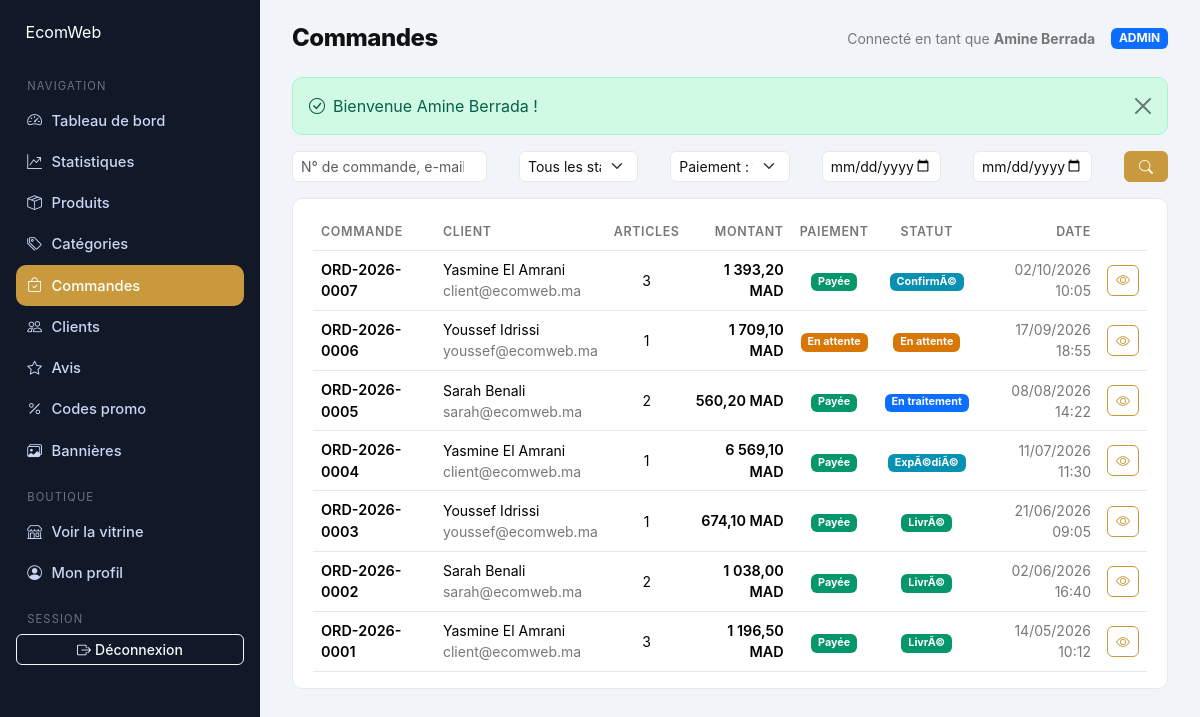
Screenshot of /ecommerce/ecom-projet-fend/ecom_web_platform/admin/commandes (signed in) with the database file from the repository.
### tables this page shows
CREATE TABLE IF NOT EXISTS users (
  id          INT UNSIGNED NOT NULL AUTO_INCREMENT,
  username    VARCHAR(80)  NOT NULL,
  email       VARCHAR(160) NOT NULL,
  password    VARCHAR(255) NOT NULL,
  first_name  VARCHAR(80)  NULL,
  last_name   VARCHAR(80)  NULL,
  phone       VARCHAR(40)  NULL,
  avatar      VARCHAR(255) NULL,
  role        ENUM('CUSTOMER','ADMIN') NOT NULL DEFAULT 'CUSTOMER',
  is_active   TINYINT(1)   NOT NULL DEFAULT 1,
  last_login_at DATETIME   NULL,
  created_at  DATETIME     NOT NULL DEFAULT CURRENT_TIMESTAMP,
  updated_at  DATETIME     NOT NULL DEFAULT CURRENT_TIMESTAMP ON UPDATE CURRENT_TIMESTAMP,
  PRIMARY KEY (id),
  UNIQUE KEY uq_users_email (email),
  KEY idx_users_role (role)
);

CREATE TABLE IF NOT EXISTS orders (
  id                INT UNSIGNED NOT NULL AUTO_INCREMENT,
  order_number      VARCHAR(30)  NOT NULL,
  user_id           INT UNSIGNED NULL,
  customer_email    VARCHAR(160) NULL,
  subtotal          DECIMAL(10,2) NOT NULL DEFAULT 0.00,
  shipping_fee      DECIMAL(10,2) NOT NULL DEFAULT 0.00,
  discount_amount   DECIMAL(10,2) NOT NULL DEFAULT 0.00,
  total             DECIMAL(10,2) NOT NULL DEFAULT 0.00,
  status            ENUM('PENDING','CONFIRMED','PROCESSING','SHIPPED','DELIVERED','CANCELLED','REFUNDED')
                    NOT NULL DEFAULT 'PENDING',
  is_paid           TINYINT(1)   NOT NULL DEFAULT 0,
  payment_method    VARCHAR(40)  NULL,
  tracking_number   VARCHAR(60)  NULL,
  notes             TEXT         NULL,
  ship_full_name    VARCHAR(160) NULL,
  ship_phone        VARCHAR(40)  NULL,
  ship_address      VARCHAR(255) NULL,
  ship_city         VARCHAR(120) NULL,
  ship_state        VARCHAR(120) NULL,
  ship_zip_code     VARCHAR(20)  NULL,
  ship_country      VARCHAR(120) NULL,
  created_at        DATETIME     NOT NULL DEFAULT CURRENT_TIMESTAMP,
  updated_at        DATETIME     NOT NULL DEFAULT CURRENT_TIMESTAMP ON UPDATE CURRENT_TIMESTAMP,
  PRIMARY KEY (id),
  UNIQUE KEY uq_orders_number (order_number),
  KEY idx_orders_user (user_id),
  KEY idx_orders_status (status),
  KEY idx_orders_created (created_at),
  CONSTRAINT fk_orders_user FOREIGN KEY (user_id)
    REFERENCES users (id) ON DELETE SET NULL
);

### app/Views/admin/orders/index.php (the view, shortened to what the rows shown need)
<?php
$paginator = $paginator ?? null;
$orders = $paginator === null ? [] : $paginator->items;
?>
<div class="table-card">
    <?php if ($orders === []): ?>
        <div class="text-center py-5">
            <i class="bi bi-bag fs-1 text-muted-2"></i>
            <p class="mt-3 mb-0 text-muted-2">Aucune commande ne correspond à ces filtres.</p>
        </div>
    <?php else: ?>
        <div class="table-responsive">
            <table class="table table-hover align-middle mb-0">
                <thead>
                    <tr>
                        <th>Commande</th>
                        <th>Client</th>
                        <th>Articles</th>
                        <th class="text-end">Montant</th>
                        <th class="text-center">Paiement</th>
                        <th class="text-center">Statut</th>
                        <th class="text-end">Date</th>
                        <th></th>
                    </tr>
                </thead>
                <tbody>
                <?php foreach ($orders as $order): ?>
                    <tr>
                        <td class="fw-semibold"><?= e($order->order_number) ?></td>
                        <td class="small">
                            <?= e($order->customerName()) ?><br>
                            <span class="text-muted-2"><?= e($order->customer_email) ?></span>
                        </td>
                        <td class="text-center small"><?= count($order->items) ?></td>
                        <td class="text-end fw-semibold"><?= e(money($order->total)) ?></td>
                        <td class="text-center">
                            <span class="badge bg-<?= $order->is_paid ? 'success' : 'warning' ?>">
                                <?= $order->is_paid ? 'Payée' : 'En attente' ?>
                            </span>
                        </td>
                        <td class="text-center">
                            <span class="badge bg-<?= e($order->statusBadge()) ?>"><?= e($order->statusLabel()) ?></span>
                        </td>
                        <td class="text-end small text-muted-2"><?= e(format_date($order->created_at, 'd/m/Y H:i')) ?></td>
                        <td class="text-end">
                            <a class="btn btn-sm btn-outline-primary" href="<?= e(url('/admin/commandes/' . (int) $order->id)) ?>">
                                <i class="bi bi-eye"></i>
                            </a>
                        </td>
                    </tr>
                <?php endforeach; ?>
                </tbody>
            </table>
        </div>
    <?php endif; ?>
</div>

### app/Views/layouts/admin.php (shortened to what the rows shown need)
<?php
$user = $currentUser ?? \App\Core\Auth::user();
?>
<!doctype html>
<html lang="fr">
<head>
    <link href="https://cdn.jsdelivr.net/npm/bootstrap@5.3.3/dist/css/bootstrap.min.css" rel="stylesheet">
    <link href="https://cdn.jsdelivr.net/npm/bootstrap-icons@1.11.3/font/bootstrap-icons.min.css" rel="stylesheet">
    <link href="<?= e(asset('assets/css/style.css')) ?>" rel="stylesheet">
</head>
<body>
<div class="admin-shell">
    <main class="admin-main">
        <header class="admin-header">
            <div>
                <h1><?= e($title ?? 'Back-office') ?></h1>
            </div>
            <div class="d-flex align-items-center gap-3">
                <?php if ($user !== null): ?>
                    <span class="text-muted-2 small">
                        Connecté en tant que <strong><?= e($user->fullName()) ?></strong>
                    </span>
                    <span class="badge bg-primary text-uppercase"><?= e($user->role) ?></span>
                <?php endif; ?>
            </div>
        </header>
        <?= $content ?>
    </main>
</div>
</body>
</html>

### rows the page displays
users: $user->fullName() "Amine Berrada", role "ADMIN"
orders: order_number "ORD-2026-0007", ship_full_name "Yasmine El Amrani", customer_email "client@ecomweb.ma", count($order->items) "3", total "1 393,20 MAD", is_paid "Payée", status "ConfirmÃ©", created_at "02/10/2026 10:05"
orders: order_number "ORD-2026-0006", ship_full_name "Youssef Idrissi", customer_email "youssef@ecomweb.ma", count($order->items) "1", total "1 709,10 MAD", is_paid "En attente", status "En attente", created_at "17/09/2026 18:55"
orders: order_number "ORD-2026-0005", ship_full_name "Sarah Benali", customer_email "sarah@ecomweb.ma", count($order->items) "2", total "560,20 MAD", is_paid "Payée", status "En traitement", created_at "08/08/2026 14:22"
orders: order_number "ORD-2026-0004", ship_full_name "Yasmine El Amrani", customer_email "client@ecomweb.ma", count($order->items) "1", total "6 569,10 MAD", is_paid "Payée", status "ExpÃ©diÃ©", created_at "11/07/2026 11:30"
orders: order_number "ORD-2026-0003", ship_full_name "Youssef Idrissi", customer_email "youssef@ecomweb.ma", count($order->items) "1", total "674,10 MAD", is_paid "Payée", status "LivrÃ©", created_at "21/06/2026 09:05"
orders: order_number "ORD-2026-0002", ship_full_name "Sarah Benali", customer_email "sarah@ecomweb.ma", count($order->items) "2", total "1 038,00 MAD", is_paid "Payée", status "LivrÃ©", created_at "02/06/2026 16:40"
orders: order_number "ORD-2026-0001", ship_full_name "Yasmine El Amrani", customer_email "client@ecomweb.ma", count($order->items) "3", total "1 196,50 MAD", is_paid "Payée", status "LivrÃ©", created_at "14/05/2026 10:12"

### other values shown
$label "Tableau de bord"
$label "Statistiques"
$label "Produits"
$label "Catégories"
$label "Commandes"
$label "Clients"
$label "Avis"
$label "Codes promo"
$label "Bannières"
$title "Commandes"
$flash['message'] "Bienvenue Amine Berrada !"
